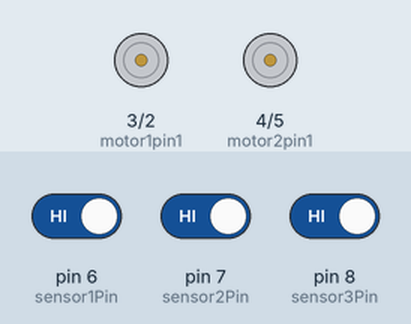
This sketch was run on a simulated Arduino Uno, built with avr-gcc and run on an emulated ATmega328P. Shown: motor-driver pin pairs drawn as motors (green arrow = first pin HIGH = forward, orange = second pin HIGH = backward, longer = more drive, scaled by the enable pin). The test bench sets the inputs (shaded band); at power-on: pin 6 (sensor1Pin) HIGH, pin 8 (sensor3Pin) HIGH, pin 7 (sensor2Pin) HIGH.

Above: at 1.2 s.
1.3 s: pin 6 (sensor1Pin) driven LOW
At 2.2 s:
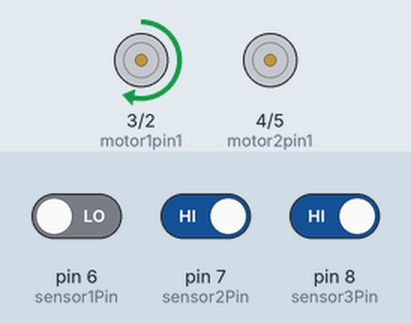
2.8 s: pin 8 (sensor3Pin) driven LOW
At 3.4 s:
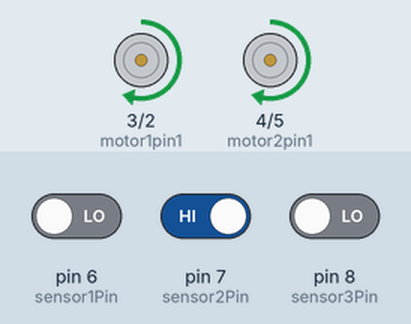
4.3 s: pin 6 (sensor1Pin) driven HIGH
At 5.7 s:
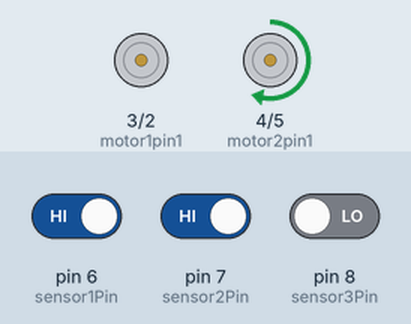
Timing chart, 0 to 7.3 s (numbered marks = the images above; inputs shaded):
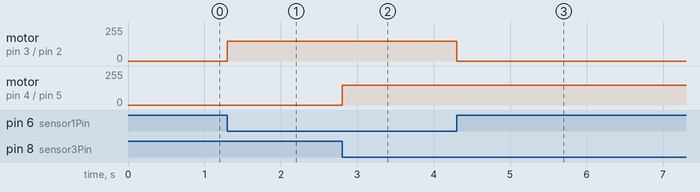

The sketch:

line_follower_robot.ino
```cpp
//This code was developed by Cyrus Mwaniki
//Development date 23/10/2021
//Email cyrusmwaniki910@gmail.com
//******************************************
//Motor1 and motor2 are controlled by the L298N motor driver.
//3 Infrared based proximity sensors are used
const int motor1pin1 = 3;
const int motor1pin2 = 2;
const int motor2pin1 = 4;
const int motor2pin2 = 5;
const int motor1Speed = 11;
const int motor2Speed = 10;
const int sensor1Pin = 6;
const int sensor2Pin = 7;
const int sensor3Pin = 8;
unsigned char sensor1;
unsigned char sensor2;
unsigned char sensor3;
class sensor
{
  protected:
  void readSensors()
  {
    sensor1 = digitalRead(sensor1Pin);
    sensor2 = digitalRead(sensor2Pin);
    sensor3 = digitalRead(sensor3Pin);
  }
};
class motion:public sensor
{
  protected:
  void forward()
  {
    digitalWrite(motor1pin1,HIGH);
    digitalWrite(motor1pin2,LOW);
    digitalWrite(motor2pin1,HIGH);
    digitalWrite(motor2pin2,LOW);
  }
  void backward()
  {
    digitalWrite(motor1pin1,LOW);
    digitalWrite(motor1pin2,HIGH);
    digitalWrite(motor2pin1,LOW);
    digitalWrite(motor2pin2,HIGH);
  }
  void right()
  {
    digitalWrite(motor1pin1,HIGH);
    digitalWrite(motor1pin2,LOW);
    digitalWrite(motor2pin1,LOW);
    digitalWrite(motor2pin2,LOW);
  }
  void left()
  {
    digitalWrite(motor1pin1,LOW);
    digitalWrite(motor1pin2,LOW);
    digitalWrite(motor2pin1,HIGH);
    digitalWrite(motor2pin2,LOW);
  }
  void brake()
  {
    digitalWrite(motor1pin1,LOW);
    digitalWrite(motor1pin2,LOW);
    digitalWrite(motor2pin1,LOW);
    digitalWrite(motor2pin2,LOW);
  }
};
class manager:public motion
{
  public:
  void manage()
  {
    readSensors();
    if(sensor1 == LOW && sensor2 == LOW && sensor3 == LOW)
    {
      brake();
    }
    else if(sensor1 == LOW && sensor2 == HIGH && sensor3 == LOW)
    {
      forward();
    }
    else if(sensor1 == HIGH && sensor2 == HIGH && sensor3 == LOW)
    {
      left();
    }
    else if(sensor1 == LOW && sensor2 == HIGH && sensor3 == HIGH)
    {
      right();
    }
  }
};
class configuration
{
  public:
  void configure()
  {
    pinMode(motor1pin1,OUTPUT);
    pinMode(motor1pin2,OUTPUT);
    pinMode(motor2pin1,OUTPUT);
    pinMode(motor2pin2,OUTPUT);
    pinMode(sensor1Pin,INPUT);
    pinMode(sensor2Pin,INPUT);
    analogWrite(motor1Speed,150);
    analogWrite(motor2Speed,150);
  }
};
void setup()
{
  configuration robotConfig;
  robotConfig.configure();
}
void loop()
{
  manager taskmanager;
  taskmanager.manage();
}
```

Measured:
- after the input at 1.3 s, motor on pin 3 (motor1pin1) / pin 2 (motor1pin2): stopped → forward 150/255 at once
- after the input at 2.8 s, motor on pin 4 (motor2pin1) / pin 5 (motor2pin2): stopped → forward 150/255 at once
- after the input at 4.3 s, motor on pin 3 (motor1pin1) / pin 2 (motor1pin2): forward 150/255 → stopped at once
